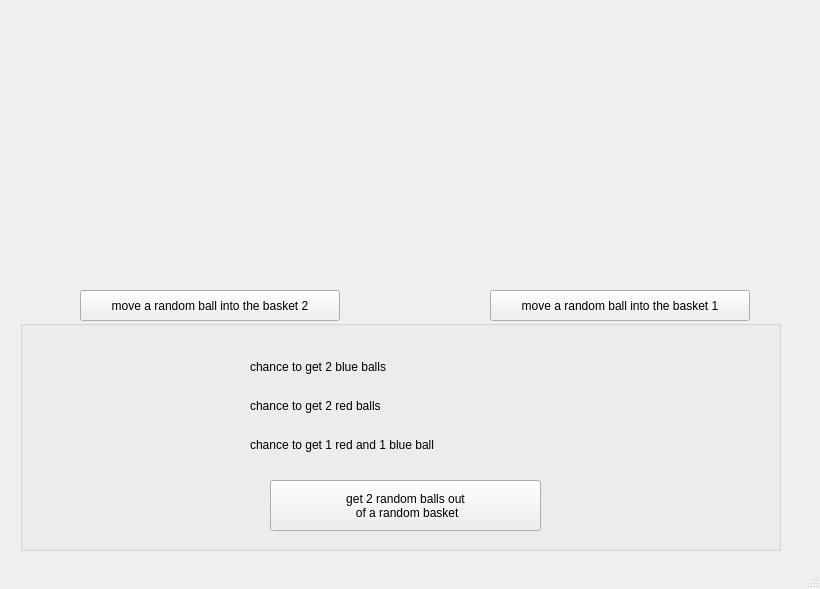
<?xml version="1.0" encoding="UTF-8"?>
<ui version="4.0">
 <class>MainWindow</class>
 <widget class="QMainWindow" name="MainWindow">
  <property name="geometry">
   <rect>
    <x>0</x>
    <y>0</y>
    <width>820</width>
    <height>589</height>
   </rect>
  </property>
  <property name="windowTitle">
   <string>MainWindow</string>
  </property>
  <widget class="QWidget" name="centralwidget">
   <widget class="QPushButton" name="Basket1Button">
    <property name="geometry">
     <rect>
      <x>80</x>
      <y>290</y>
      <width>260</width>
      <height>31</height>
     </rect>
    </property>
    <property name="text">
     <string>move a random ball into the basket 2</string>
    </property>
   </widget>
   <widget class="QPushButton" name="Basket2Button">
    <property name="geometry">
     <rect>
      <x>490</x>
      <y>290</y>
      <width>260</width>
      <height>31</height>
     </rect>
    </property>
    <property name="text">
     <string>move a random ball into the basket 1</string>
    </property>
   </widget>
   <widget class="QGroupBox" name="groupBox">
    <property name="geometry">
     <rect>
      <x>20</x>
      <y>320</y>
      <width>761</width>
      <height>231</height>
     </rect>
    </property>
    <property name="title">
     <string/>
    </property>
    <widget class="QWidget" name="gridLayoutWidget">
     <property name="geometry">
      <rect>
       <x>230</x>
       <y>30</y>
       <width>321</width>
       <height>111</height>
      </rect>
     </property>
     <layout class="QGridLayout" name="gridLayout">
      <item row="0" column="0">
       <widget class="QLabel" name="label">
        <property name="text">
         <string>chance to get 2 blue balls</string>
        </property>
       </widget>
      </item>
      <item row="1" column="0">
       <widget class="QLabel" name="label_2">
        <property name="text">
         <string>chance to get 2 red balls</string>
        </property>
       </widget>
      </item>
      <item row="2" column="0">
       <widget class="QLabel" name="label_3">
        <property name="text">
         <string>chance to get 1 red and 1 blue ball</string>
        </property>
       </widget>
      </item>
      <item row="0" column="1">
       <widget class="QLabel" name="chance2Blue">
        <property name="text">
         <string/>
        </property>
       </widget>
      </item>
      <item row="1" column="1">
       <widget class="QLabel" name="chance2Red">
        <property name="text">
         <string/>
        </property>
       </widget>
      </item>
      <item row="2" column="1">
       <widget class="QLabel" name="chanceBlueNRed">
        <property name="text">
         <string/>
        </property>
       </widget>
      </item>
     </layout>
    </widget>
    <widget class="QPushButton" name="randomBasketButton">
     <property name="geometry">
      <rect>
       <x>250</x>
       <y>160</y>
       <width>271</width>
       <height>51</height>
      </rect>
     </property>
     <property name="text">
      <string>get 2 random balls out 
 of a random basket</string>
     </property>
    </widget>
   </widget>
  </widget>
  <widget class="QMenuBar" name="menubar">
   <property name="geometry">
    <rect>
     <x>0</x>
     <y>0</y>
     <width>820</width>
     <height>22</height>
    </rect>
   </property>
  </widget>
  <widget class="QStatusBar" name="statusbar"/>
 </widget>
 <resources/>
 <connections/>
</ui>
